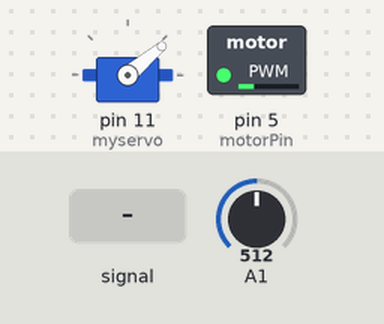
This sketch was run on a simulated Arduino Uno, built with avr-gcc and run on an emulated ATmega328P. Parts: servo, switched loads named in the sketch (green lamp = pin HIGH). The test bench sets the inputs (shaded band); at power-on: A1 = 512. Pins used as bus, display or sensor lines are not drawn; what the sketch prints to the serial monitor is not drawn.

Above: at 1.2 s.
1.3 s: A1 fed a 200 Hz sine of ±255 counts around its level
4.3 s: A1 fed a 2 Hz sine of ±306 counts around its level
At 5.43 s:
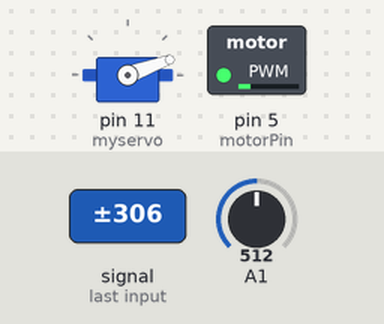
7.3 s: A1 set to 122
8.8 s: A1 set to 291
10.3 s: A1 set to 309
At 11.7 s:
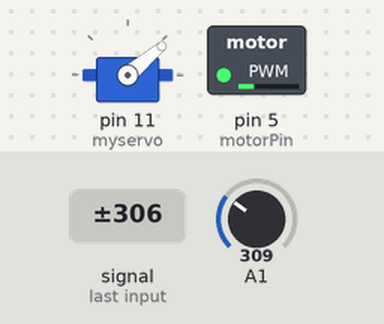
Timing chart, 0 to 12.8 s (numbered marks = the images above; inputs shaded):
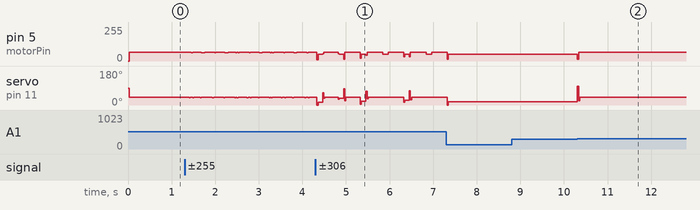

Measured:
- after the input at 8.8 s, every drawn part: stays the same
- after the input at 10.3 s, pin 5 (motorPin): 50/255 → 64/255 at once; servo on pin 11 (myservo): 16° → 40° at once

The sketch:

Camera.ino
```cpp
#include <Servo.h>

int PixelArray[128] ;
int CLK = 13;
int SI  = 12;
int i   =  0;
char Star[128][11];
int expose = 20000;
int motorPin = 5;
int brakePin = 10;
bool flag = 0;
bool out = 0;

double midpoint;
double error;
double lasterror;
double lasttime=0;
double thistime;
const double Kp = 0.45;
const double Kd = 9.0;
const double Ks = 1.0;


Servo myservo;
int th = 9;
int PixelTH = 300;
void setup()
{
  pinMode(motorPin, OUTPUT);
  pinMode(CLK, OUTPUT);
  pinMode(SI, OUTPUT);
  Serial.begin(9600);

  digitalWrite(SI, HIGH);
  digitalWrite(CLK, HIGH);
  digitalWrite(SI, LOW);
  digitalWrite(CLK, LOW);
  myservo.attach(11);

 for(i = 0; i < 128; i ++)
 {
 digitalWrite(CLK, HIGH);
 digitalWrite(CLK, LOW);
 }

}

void loop()
{


 digitalWrite(SI, HIGH);
 digitalWrite(CLK, HIGH);

 digitalWrite(SI, LOW);
 digitalWrite(CLK, LOW);

  for(i = 0; i < 128; i ++)
  {
  delayMicroseconds(50);
  PixelArray[i] = analogRead(A1);

  digitalWrite(CLK, HIGH);
  digitalWrite(CLK, LOW);
  }
 //Serial.println(arraymax);
 delayMicroseconds(expose);

 digitalWrite(SI, HIGH);
 digitalWrite(CLK, HIGH);

 digitalWrite(SI, LOW);
 digitalWrite(CLK, LOW);

//PixelArray[23] = 0;
//PixelArray[39] = 0;
//PixelArray[40] = 0;

 for (i = 0; i < 128; i++)
 {
  //PixelArray[i] = map(PixelArray[i],0,500,0,9);

  if(PixelArray[i] > PixelTH)
     PixelArray[i] = 9;
  else
     PixelArray[i] = 0;

 }

if (flag)
{
  for (i = 0; i < 128; i++)
  {
    Star[i][9]=PixelArray[i]+'0';
    for(int j=0;j<9;j++)
    {
      if(j< PixelArray[i])
        Star[i][8-j]='*';
      else
        Star[i][8-j]=' ';
    }
 Star[i][10] = '.';
  }
}


int firstpos;
int lastpos;
for(firstpos =0; firstpos<126;firstpos++)
{
  if(PixelArray[firstpos] == th && PixelArray[firstpos+1] == th && PixelArray[firstpos+2] == th)
{
    Star[firstpos][10] = '|';
    break;
}

}

for(lastpos = 127; lastpos >= 2;lastpos--)
{
  if(PixelArray[lastpos] == th && PixelArray[lastpos-1] == th && PixelArray[lastpos-2] == th)
  {
    Star[lastpos][10] = '|';
    break;
  }
}
if(firstpos < 126 && lastpos > 1)
  {
    midpoint = (firstpos+ lastpos) / 2;
    out = 0;
  }
else
  {
     out =1;
  }
//Serial.println(midpoint);
//Star[(int)midpoint][10] = '*';
if (flag)
{
for(int i=0;i<11;i++)
{
  for(int j=0;j<128;j++)
  {
    Serial.print(Star[j][i]);
  }
  Serial.print('\n');
}
 Serial.print('\n');
 Serial.print('\n');
}

//  int p = 115-(midpoint/2);
// Serial.println(midpoint);


// myservo.write(40);
  error = 62-midpoint;
  thistime = millis();
  Serial.print(error-lasterror);
  double d = Kd*(error-lasterror)/(thistime-lasttime);
  double p = Kp*error;
  lasttime = thistime;
  lasterror = error;
  myservo.write(40-p-d);

  if(!out)
  {
  analogWrite(motorPin, 65-Ks*abs(error));
  }
   else
  {
    analogWrite(motorPin, 50);
  }
}
```
